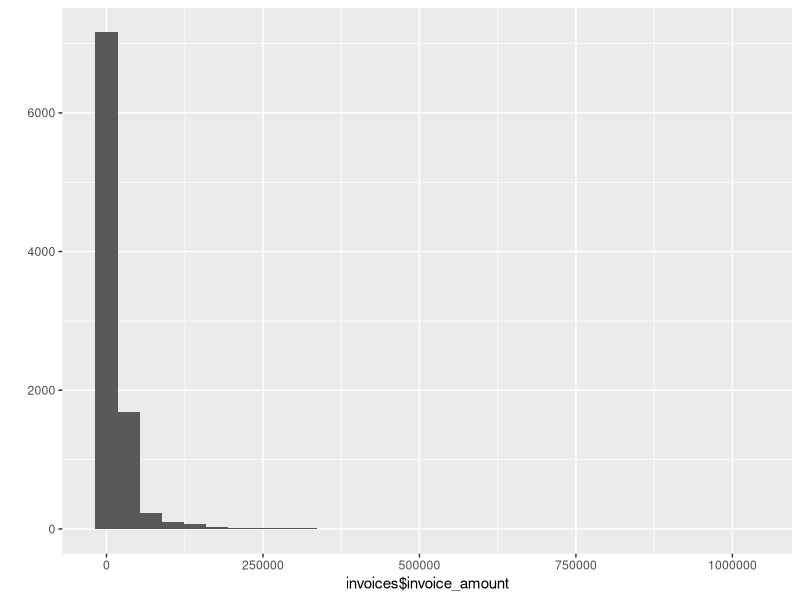
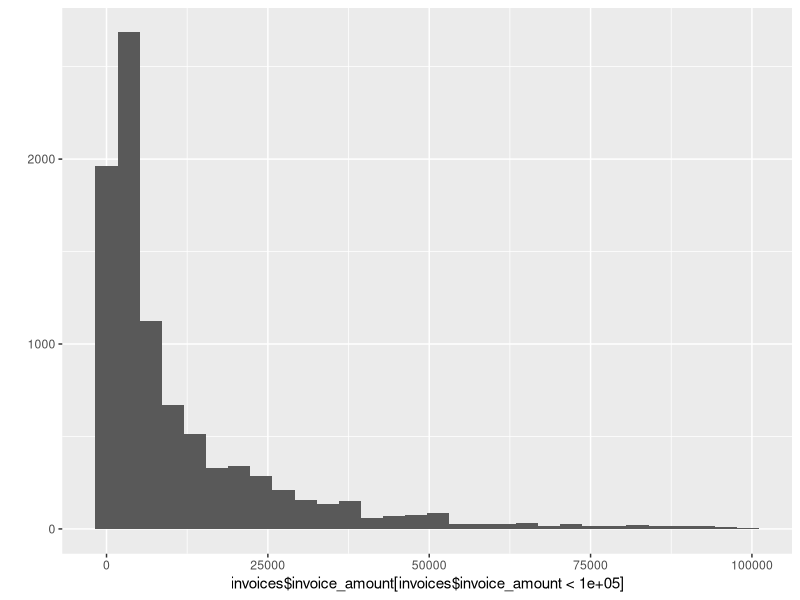
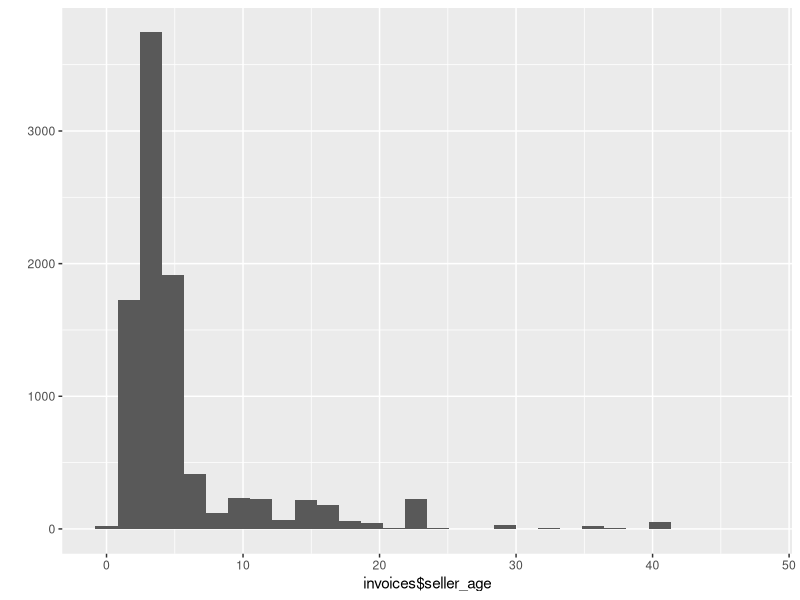
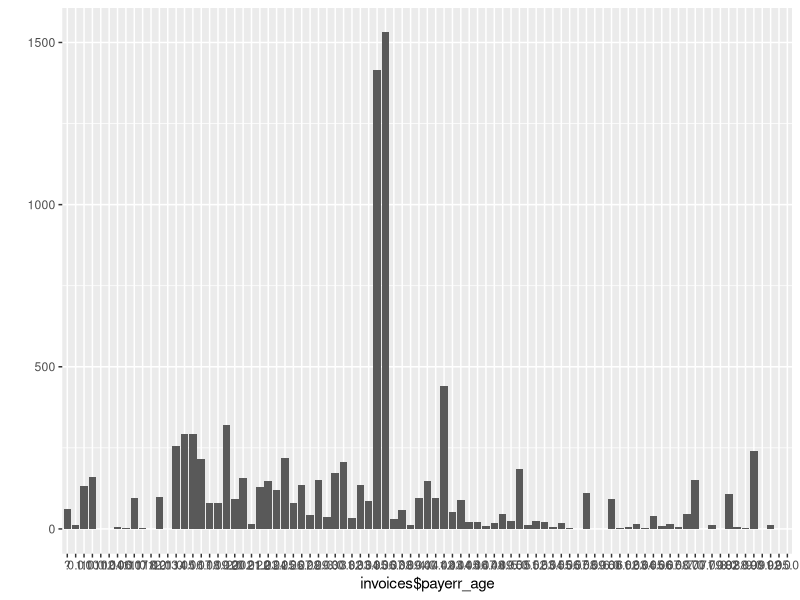
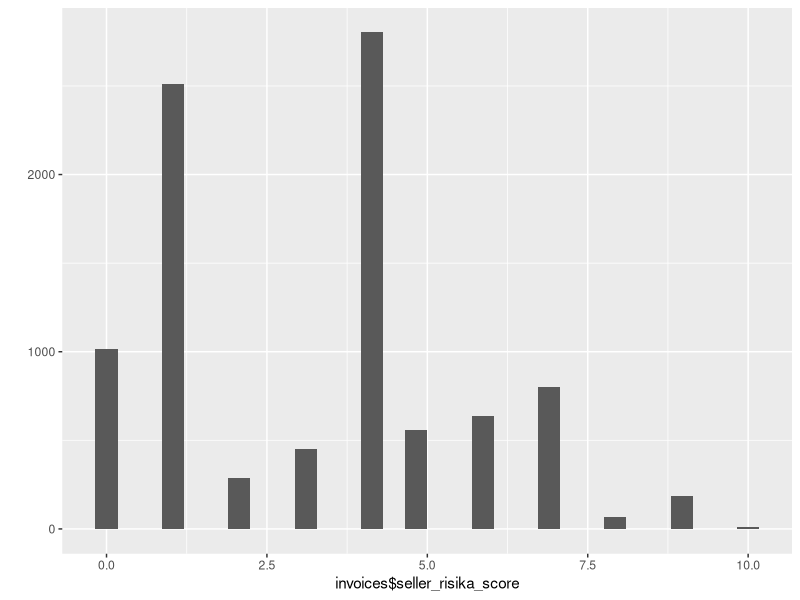
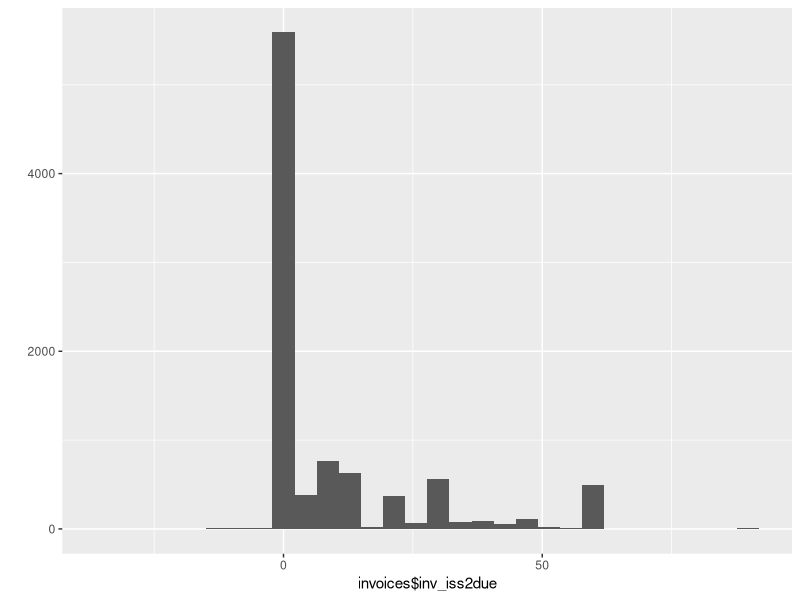
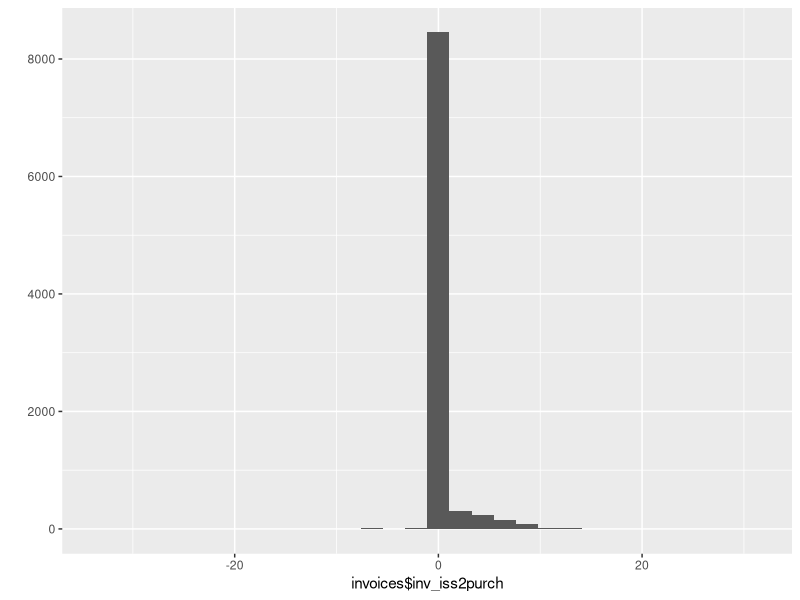
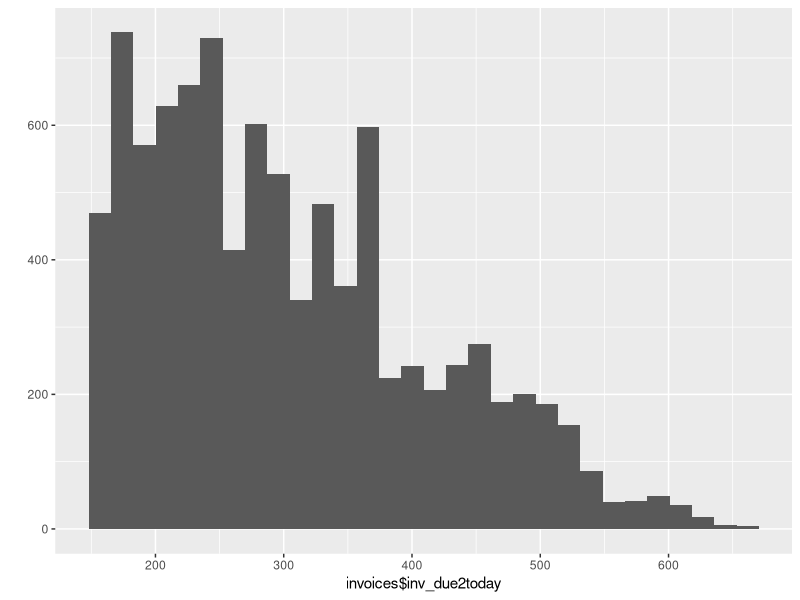

Generate these figures, in order, with R:
library(readxl) #excel import
library(pillar) #glimpse
library(ggplot2) #visualizations
library(dplyr) #data wrangling
library(lubridate) #dates
library(rlang) #debugging

invoices <- read_excel("Moneyflow DS interview Case.xlsx", 
                       sheet = "Train")

dim(invoices)
glimpse(invoices)

# Seller data, payer data and invoice data

qplot(invoices$invoice_amount)
qplot(invoices$invoice_amount[invoices$invoice_amount<100000])
qplot(invoices$seller_age)
qplot(invoices$payerr_age)
qplot(invoices$seller_risika_score)

qplot(invoices$inv_iss2due)
qplot(invoices$inv_iss2purch)
qplot(invoices$inv_due2today)

table(invoices$defaulted, useNA = 'ifany')
table(invoices$seller_is_public, useNA = 'ifany')
table(invoices$seller_danish_pep, useNA = 'ifany')

nrow(table(invoices$seller_main_industry_code))
nrow(table(invoices$seller_company_type))
table(invoices$seller_company_type)

seller_industry_size <- invoices %>% 
  group_by(seller_main_industry_code) %>% 
  summarise(seller_ind_size = n()/nrow(invoices)) %>% 
  select(seller_main_industry_code, seller_ind_size)

seller_company_size <- invoices %>% 
  group_by(seller_company_type) %>% 
  summarise(seller_comp_size = n()/nrow(invoices)) %>% 
  select(seller_company_type, seller_comp_size)

payer_industry_size <- invoices %>% 
  group_by(payer_main_industry_code) %>% 
  summarise(payer_ind_size = n()/nrow(invoices)) %>% 
  select(payer_main_industry_code, payer_ind_size)

payer_company_size <- invoices %>% 
  group_by(payer_company_type) %>% 
  summarise(payer_comp_size = n()/nrow(invoices)) %>% 
  select(payer_company_type, payer_comp_size)


invoices_clean <- invoices %>% 
  mutate(
    response = case_when(defaulted == 'y' ~ 1, T ~ 0),
    seller_is_public_num = as.numeric(seller_is_public),
    seller_danish_pep_num = as.numeric(seller_danish_pep),
    payer_is_public_num = suppressWarnings(as.numeric(payer_is_public)),
    payer_danish_pep_num = as.numeric(payer_danish_pep),
    payer_eu_sanctions_num = as.numeric(payer_eu_sanctions),
    
    payer_risika_score_num = suppressWarnings(as.numeric(payer_risika_score)),
    
    offer_seller_is_first_invoice_num = suppressWarnings(as.numeric(offer_seller_is_first_invoice)),
    payer_age_num = suppressWarnings(case_when(as.numeric(payerr_age) == 2021 ~ 1,
                                               T ~ as.numeric(payerr_age))), # assuming 2021 is an error
    seller_age_num = as.numeric(seller_age),
    invoice_issue_date = today() - days(inv_due2today),
    invoice_issue_yearmonth = paste0(year(invoice_issue_date),
                                     case_when(
                                       nchar(month(invoice_issue_date)) == 1 ~ paste0('0',month(invoice_issue_date)), 
                                       T ~ as.character(month(invoice_issue_date)))),
    seller_payer_company_type_match = case_when(seller_company_type == payer_company_type ~ 1, T ~ 0),
    seller_payer_industry_type_match = case_when(seller_main_industry_code == payer_main_industry_code ~ 1, T ~ 0)) %>%
  
  left_join(seller_industry_size, by = 'seller_main_industry_code') %>% 
  left_join(seller_company_size, by = 'seller_company_type') %>% 
  left_join(payer_industry_size, by = 'payer_main_industry_code') %>% 
  left_join(payer_company_size, by = 'payer_company_type') %>% 
  mutate(payer_comp_type_f = case_when(payer_comp_size >0.50 ~'Large',
                                            payer_comp_size > 0.1 ~ 'Medium',
                                            T ~ 'Small'),
         seller_comp_type_f = case_when(seller_comp_size >0.50 ~'Large',
                                       seller_comp_size > 0.1 ~ 'Medium',
                                           T ~ 'Small'),
         payer_industry_size_f = case_when(payer_ind_size >0.1 ~'Large',
                                           payer_ind_size > 0.01 ~ 'Medium',
                                           T ~ 'Small'),
         seller_industry_size_f = case_when(seller_ind_size >0.07 ~'Large',
                                       seller_ind_size > 0.01 ~ 'Medium',
                                       T ~ 'Small'))



invoices_clean %>% 
  group_by(invoice_issue_yearmonth) %>% 
  summarise(nn = n(),
            br = mean(response))

invoices_clean %>% 
  group_by(seller_payer_industry_type_match) %>% 
  summarise(nn = n(),
            br = mean(response),
            avg_cost = mean(offer_cost_percent)) %>% View()

invoices_clean %>% 
  group_by(seller_payer_company_type_match) %>% 
  summarise(nn = n(),
            br = mean(response),
            avg_cost = mean(offer_cost_percent)) %>% View()

invoices_clean %>% 
  group_by(seller_payer_industry_type_match) %>% 
  summarise(nn = n(),
            br = mean(response),
            avg_cost = mean(offer_cost_percent)) %>% View()

invoices_clean %>% 
  group_by(cut(invoice_amount, breaks = seq(0,50000, by = 1000), dig.lab = 10)) %>% 
  summarise(nn = n(),
            br = mean(response),
            avg_cost = mean(offer_cost_percent),
            perc_total = nn/nrow(.)) %>% View()



table(invoices_clean$seller_danish_pep_num)

qplot(invoices_clean$seller_age_num)
qplot(invoices_clean$payer_age_num)
qplot(invoices_clean$payer_age_num[invoices_clean$payer_age_num<500])
qplot(invoices_clean$offer_cost_percent)
